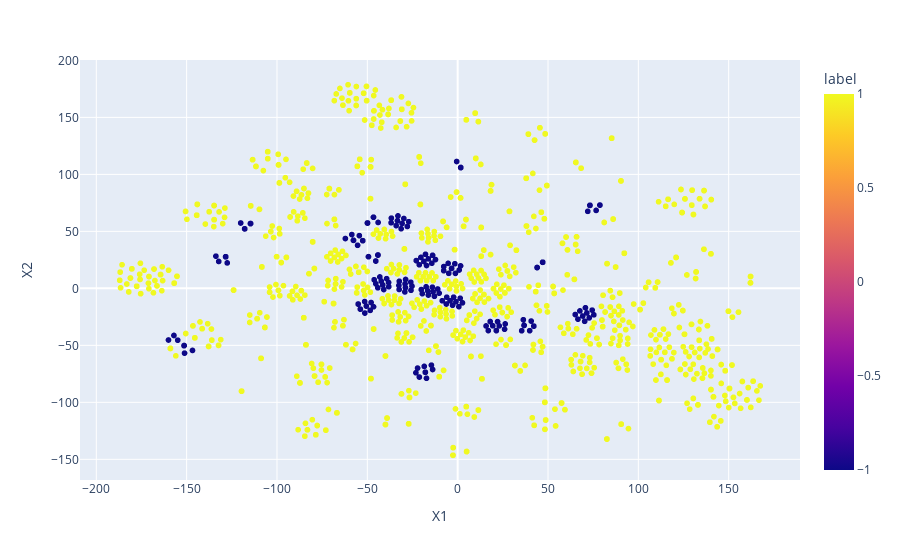

Notebook cell for this chart:
### Code cell
df_tsne['label'] = label
fig = px.scatter(df_tsne,'X1','X2', hover_name = 'stock_code', color = 'label')
fig.show()

### Figure 1 — Plotly figure (JSON) as saved in the notebook; plotly's stock layout.template omitted (floating-point values rounded to 4 significant figures; data arrays with more than 128 entries replaced by an {"elided": "..."} marker saying what was removed)
{"data": [{"hovertemplate": "<b>%{hovertext}</b><br><br>X1=%{x}<br>X2=%{y}<br>label=%{marker.color}<extra></extra>", "hovertext": {"elided": "2020 str values"}, "legendgroup": "", "marker": {"color": {"elided": "2020 int values"}, "coloraxis": "coloraxis", "symbol": "circle"}, "mode": "markers", "name": "", "showlegend": false, "type": "scattergl", "x": {"elided": "2020 float values"}, "xaxis": "x", "y": {"elided": "2020 float values"}, "yaxis": "y"}], "layout": {"coloraxis": {"colorbar": {"title": {"text": "label"}}, "colorscale": [[0, "#0d0887"], [0.1111, "#46039f"], [0.2222, "#7201a8"], [0.3333, "#9c179e"], [0.4444, "#bd3786"], [0.5556, "#d8576b"], [0.6667, "#ed7953"], [0.7778, "#fb9f3a"], [0.8889, "#fdca26"], [1, "#f0f921"]]}, "legend": {"tracegroupgap": 0}, "margin": {"t": 60}, "xaxis": {"anchor": "y", "domain": [0, 1], "title": {"text": "X1"}}, "yaxis": {"anchor": "x", "domain": [0, 1], "title": {"text": "X2"}}}}
